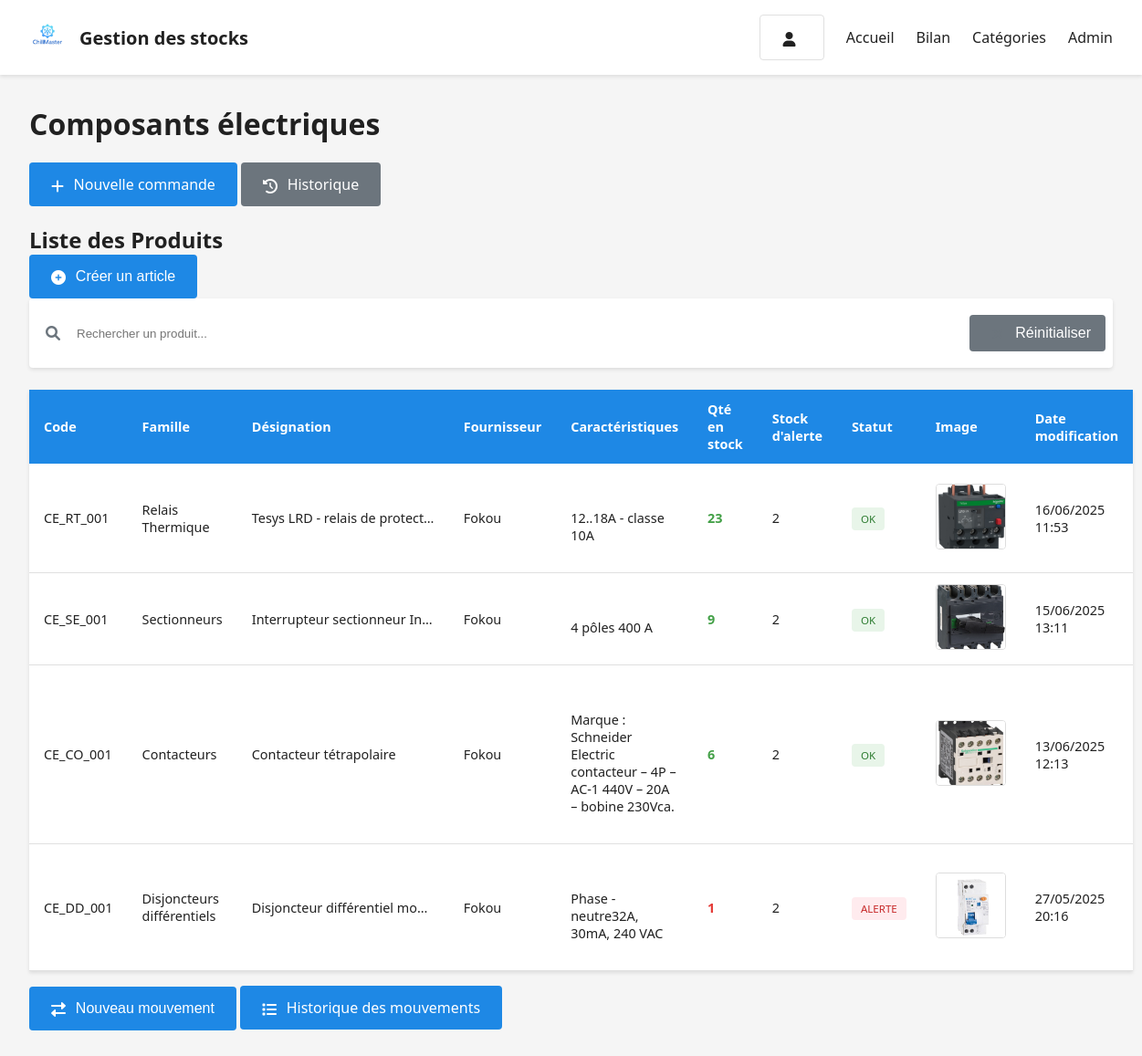
The app's page /stock/categorie/1/produits/ with its own data.
### stockapp/models.py (models this page shows, shortened)
class Categorie(models.Model):
    nom = models.CharField(max_length=100)
    description = models.TextField(blank=True)
    icone = models.CharField(max_length=50, default='fa-box')  # Pour les icônes FontAwesome
    '''def save(self, *args, **kwargs):
        # S'assure que les catégories existent lors du premier accès
        if not Categorie.objects.exists():
            Categorie.creer_categories_par_defaut()
        super().save(*args, **kwargs)'''

class Produit(models.Model):
    date_maj = models.DateTimeField(auto_now=True)  # Date de dernière modification
    code = models.CharField(max_length=20, unique=True, null=True, blank=True)
    famille = models.CharField(max_length=50)
    designation = models.CharField(max_length=200)
    fournisseur = models.CharField(max_length=100)
    '''prix_unitaire = models.DecimalField(
        max_digits=12,  # Augmentez à 12 pour accommoder les valeurs en XAF
        decimal_places=0,  # 0 décimales pour le XAF
        verbose_name="PU (XAF)"
    )'''
    caracteristiques = models.TextField(
        blank=True,
        null=True,
        verbose_name="Caractéristiques techniques"
    )
    quantite = models.IntegerField(verbose_name="Qté en stock")
    stock_alerte = models.IntegerField()
    categorie = models.ForeignKey(Categorie, on_delete=models.CASCADE)
    date_creation = models.DateTimeField(auto_now_add=True)
    image = models.ImageField(
        upload_to='produits/',
        blank=True,
        null=True,
        verbose_name="Image du produit"
    )
    def __str__(self):
        return f"{self.code} - {self.designation}"
    class Meta:
        ordering = ['-date_maj']  # Tri par défaut par date descendante
    @property
    def statut_stock(self):
        if self.quantite <= self.stock_alerte:
            return "danger"
        elif self.quantite <= self.stock_alerte * 2:
            return "warning"
        return "success"

### stockapp/views.py (the view, shortened to what this page needs)
# urls.py: path('categorie/<int:categorie_id>/produits/', views.produits_par_categorie, name='produits_categorie'),
def produits_par_categorie(request, categorie_id):
    categorie = get_object_or_404(Categorie, pk=categorie_id)
    produits = Produit.objects.filter(categorie_id=categorie_id).order_by('-date_maj')
    form = ProduitForm()
    mouvement_form = MouvementStockForm()
    return render(request, 'stockapp/produits_categorie.html', {
        'categorie': categorie,
        'produits': produits,
        'form': form,
        'mouvement_form': mouvement_form
    })

### stockapp/forms.py
class ProduitForm(forms.ModelForm):
    class Meta:
        model = Produit
        fields = ['code', 'famille', 'designation', 'fournisseur',
                 'caracteristiques', 'quantite', 'stock_alerte', 'image']
        widgets = {
            'code': forms.TextInput(attrs={'class': 'form-control'}),
            'designation': forms.Textarea(attrs={'rows': 2, 'class': 'form-control'}),
            'caracteristiques': forms.Textarea(attrs={
                'rows': 3,
                'class': 'form-control',
                'placeholder': 'Décrivez les caractéristiques techniques...'
            }),
            'image': forms.ClearableFileInput(attrs={
                'class': 'form-control-file',
                'accept': 'image/*'
            }),
        }
        labels = {
            'caracterisqtiques': 'Caractéristiques techniques',
            'quantite': 'Qté en stock'
        }

class MouvementStockForm(forms.ModelForm):
    class Meta:
        model = MouvementStock
        fields = ['produit', 'type', 'quantite', 'motif']
        widgets = {
            'motif': forms.Textarea(attrs={'rows': 2, 'class': 'form-control'}),
            'quantite': forms.NumberInput(attrs={'class': 'form-control'}),
        }

### stockapp/templates/stockapp/produits_categorie.html (shortened to what this page needs)
{% extends "stockapp/base.html" %}
{% load static %}
{% block content %}
<div class="container">
    <h1>{{ categorie.nom }}</h1>
    <div class="category-actions mb-3">
        <a href="{% url 'stockapp:creer_commande' categorie.id %}" class="btn btn-primary">
            <i class="fas fa-plus"></i> Nouvelle commande
        </a>
        <a href="{% url 'stockapp:historique_commandes' categorie.id %}" class="btn btn-secondary">
            <i class="fas fa-history"></i> Historique
        </a>
    </div>
    <div class="product-section">
        <div class="d-flex justify-content-between align-items-center mb-2">
            <h2 class="mb-0">Liste des Produits</h2>
            <button id="show-form-btn" type="button" class="btn btn-success">
                <i class="fas fa-plus-circle"></i> Créer un article
            </button>
        </div>
        <div class="search-bar-container">
            <div class="search-bar">
                <i class="fas fa-search"></i>
                <input type="text" id="product-search" placeholder="Rechercher un produit...">
                <button id="reset-search" class="btn btn-secondary">
                    <i class="fas fa-times"></i> Réinitialiser
                </button>
            </div>
        </div>
        <div class="table-responsive">
            <table class="product-table">
                <thead>
                    <tr>
                        <th>Code</th>
                        <th>Famille</th>
                        <th>Désignation</th>
                        <th>Fournisseur</th>
                        <th>Caractéristiques</th>
                        <th>Qté en stock</th>
                        <th>Stock d'alerte</th>
                        <th>Statut</th>
                        <th>Image</th>
                        <th>Date modification</th>
                    </tr>
                </thead>
                <tbody>
                    {% for produit in produits %}
                    <tr data-product-id="{{ produit.id }}" class="product-row">
                        <td>{{ produit.code }}</td>
                        <td>{{ produit.famille }}</td>
                        <td>{{ produit.designation }}</td>
                        <td>{{ produit.fournisseur }}</td>
                        <td class="caracteristiques-cell">
                            {% if produit.caracteristiques %}
                                {{ produit.caracteristiques|linebreaksbr }}
                            {% else %}-{% endif %}
                        </td>
                        <td class="stock-cell stock-{{ produit.statut_stock }}">{{ produit.quantite }}</td>
                        <td>{{ produit.stock_alerte }}</td>
                        <td>
                            <span class="status-badge status-{{ produit.statut_stock }}">
                                {% if produit.statut_stock == "danger" %}ALERTE
                                {% elif produit.statut_stock == "warning" %}ATTENTION
                                {% else %}OK{% endif %}
                            </span>
                        </td>
                        <td>
                            {% if produit.image %}
                                <img src="{{ produit.image.url }}" alt="{{ produit.designation }}" class="product-thumbnail">
                            {% else %}
                                <span class="no-image">Aucune image</span>
                            {% endif %}
                        </td>
                        <td>{{ produit.date_maj|date:"d/m/Y H:i" }}</td>
                    </tr>
                    {% empty %}
                    <tr>
                        <td colspan="10" class="text-center">Aucun produit dans cette catégorie</td>
                    </tr>
                    {% endfor %}
                </tbody>
            </table>
        </div>
    </div>
    <div class="category-actions mt-4">
        <button type="button" class="btn btn-info" onclick="document.getElementById('mouvement-form').style.display='block';">
            <i class="fas fa-exchange-alt"></i> Nouveau mouvement
        </button>
        <a href="{% url 'stockapp:historique_mouvements' categorie.id %}" class="btn btn-outline-dark">
            <i class="fas fa-list"></i> Historique des mouvements
        </a>
    </div>
</div>
{% endblock %}

### stockapp/static/stockapp/css/style.css (style rules this page uses)
:root { --primary-color: #1e88e5; --primary-dark: #1565c0; --primary-light: #64b5f6; --white: #ffffff; --light-gray: #f5f5f5; --medium-gray: #e0e0e0; --dark-gray: #757575; --black: #212121; --danger: #e53935; --warning: #ffb300; --success: #43a047; }
body { font-family: 'Segoe UI', Tahoma, Geneva, Verdana, sans-serif; margin: 0; padding: 0; background-color: var(--light-gray); color: var(--black); }
.mb-0 { margin-bottom: 0; }
.container { max-width: 1200px; margin: 2rem auto; padding: 0 2rem; }
.btn { padding: 0.75rem 1.5rem; font-size: 1rem; line-height: 1.5; border-radius: 4px; border: none; cursor: pointer; text-decoration: none; display: inline-block; background-color: var(--primary-color); color: white; transition: background-color 0.3s ease; }
.btn i { margin-right: 0.4rem; vertical-align: middle; }
.btn-secondary { background-color: var(--medium-gray); color: var(--black); transition: background-color 0.3s ease; }
.product-table { width: 100%; border-collapse: collapse; margin: 1rem 0; font-size: 0.9em; box-shadow: 0 2px 4px rgba(0,0,0,0.1); background-color: var(--white); }
.product-table th { background-color: var(--primary-color); color: white; padding: 0.75rem 1rem; text-align: left; }
.product-table td { padding: 0.75rem 1rem; border-bottom: 1px solid var(--medium-gray); }
.product-table td:nth-child(3) { max-width: 200px; white-space: nowrap; overflow: hidden; text-overflow: ellipsis; }
.status-badge { padding: 5px 10px; border-radius: 4px; font-size: 0.8em; font-weight: 500; text-transform: uppercase; }
.status-badge.status-danger { background-color: #ffebee; color: #c62828; }
.status-badge.status-success { background-color: #e8f5e9; color: #2e7d32; }
input[type="text"], input[type="number"], textarea, select { min-height: 44px; }
.stock-danger { color: #e53935; font-weight: bold; }
.stock-success { color: #43a047; font-weight: bold; }

### stockapp/templates/stockapp/produits_categorie.html (style rules this page uses)
.btn-secondary { background-color: #6c757d; color: white; }
.btn { transition: all 0.3s ease; }
.product-thumbnail { width: 75px; height: 70px; object-fit: cover; border-radius: 4px; border: 1px solid #ddd; }
.caracteristiques-cell { max-width: 300px; white-space: pre-line; word-wrap: break-word; }
.search-bar-container { margin-bottom: 1.5rem; }
.search-bar { display: flex; align-items: center; background: white; border-radius: 4px; padding: 0.5rem; box-shadow: 0 2px 4px rgba(0,0,0,0.1); }
.search-bar i { color: #6c757d; margin: 0 10px; }
#product-search { flex-grow: 1; border: none; padding: 0.5rem; outline: none; }
#reset-search { margin-left: 10px; padding: 0.5rem 1rem; }

### records on screen
Categorie: nom "Composants électriques"
Produit: code "CE_RT_001", famille "Relais Thermique", designation "Tesys LRD - relais de protect…", fournisseur "Fokou", caracteristiques "12..18A - classe 10A", quantite "23", stock_alerte "2", shows "OK", image (picture), date_maj "16/06/2025 11:53"
Produit: code "CE_SE_001", famille "Sectionneurs", designation "Interrupteur sectionneur In…", fournisseur "Fokou", caracteristiques "4 pôles 400 A", quantite "9", stock_alerte "2", shows "OK", image (picture), date_maj "15/06/2025 13:11"
Produit: code "CE_CO_001", famille "Contacteurs", designation "Contacteur tétrapolaire", fournisseur "Fokou", caracteristiques "Marque : Schneider Electric contacteur – 4P – AC-1 440V – 20A – bobine 230Vca.", quantite "6", stock_alerte "2", shows "OK", image (picture), date_maj "13/06/2025 12:13"
Produit: code "CE_DD_001", famille "Disjoncteurs différentiels", designation "Disjoncteur différentiel mo…", fournisseur "Fokou", caracteristiques "Phase - neutre32A, 30mA, 240 VAC", quantite "1", stock_alerte "2", shows "ALERTE", image (picture), date_maj "27/05/2025 20:16"
